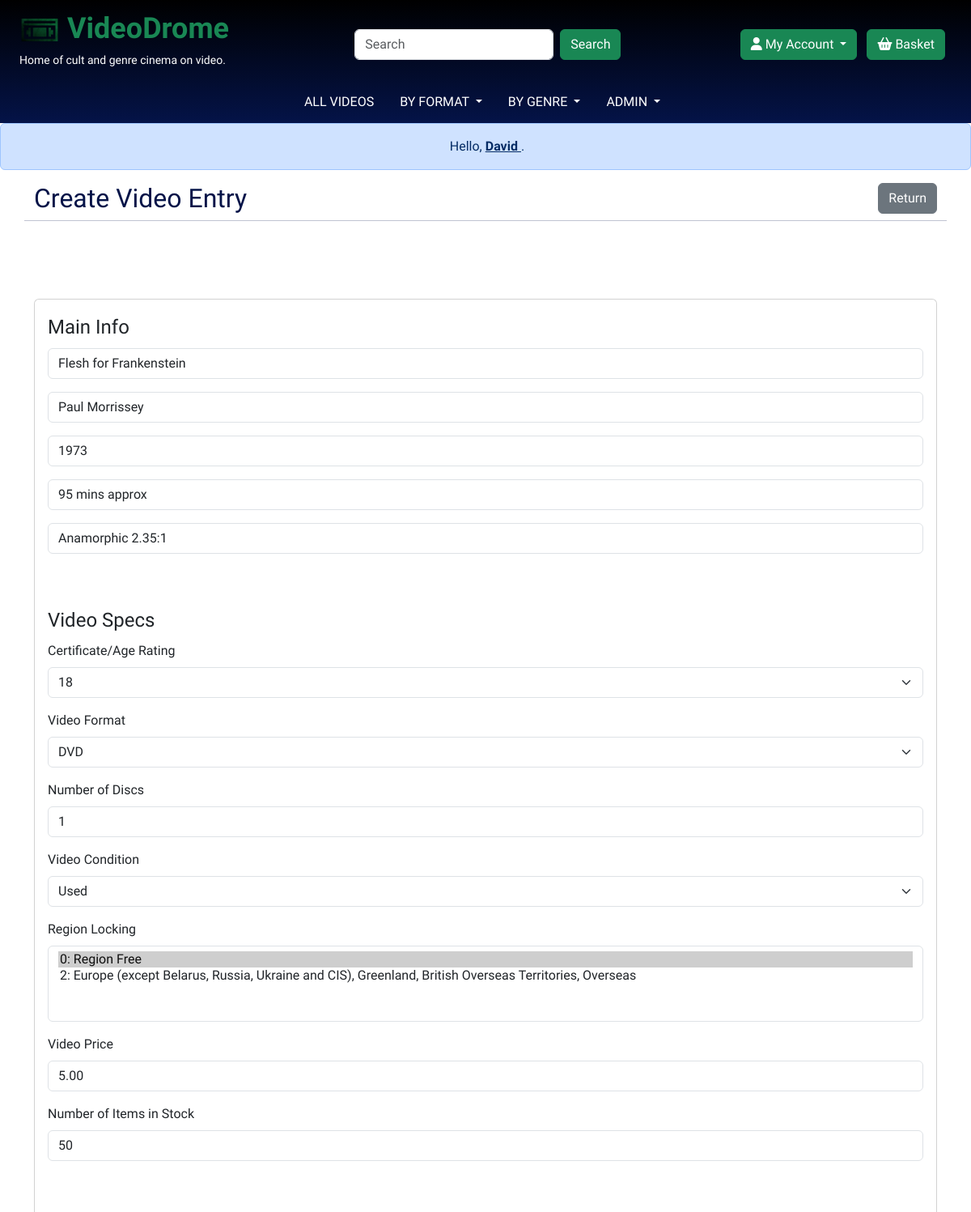
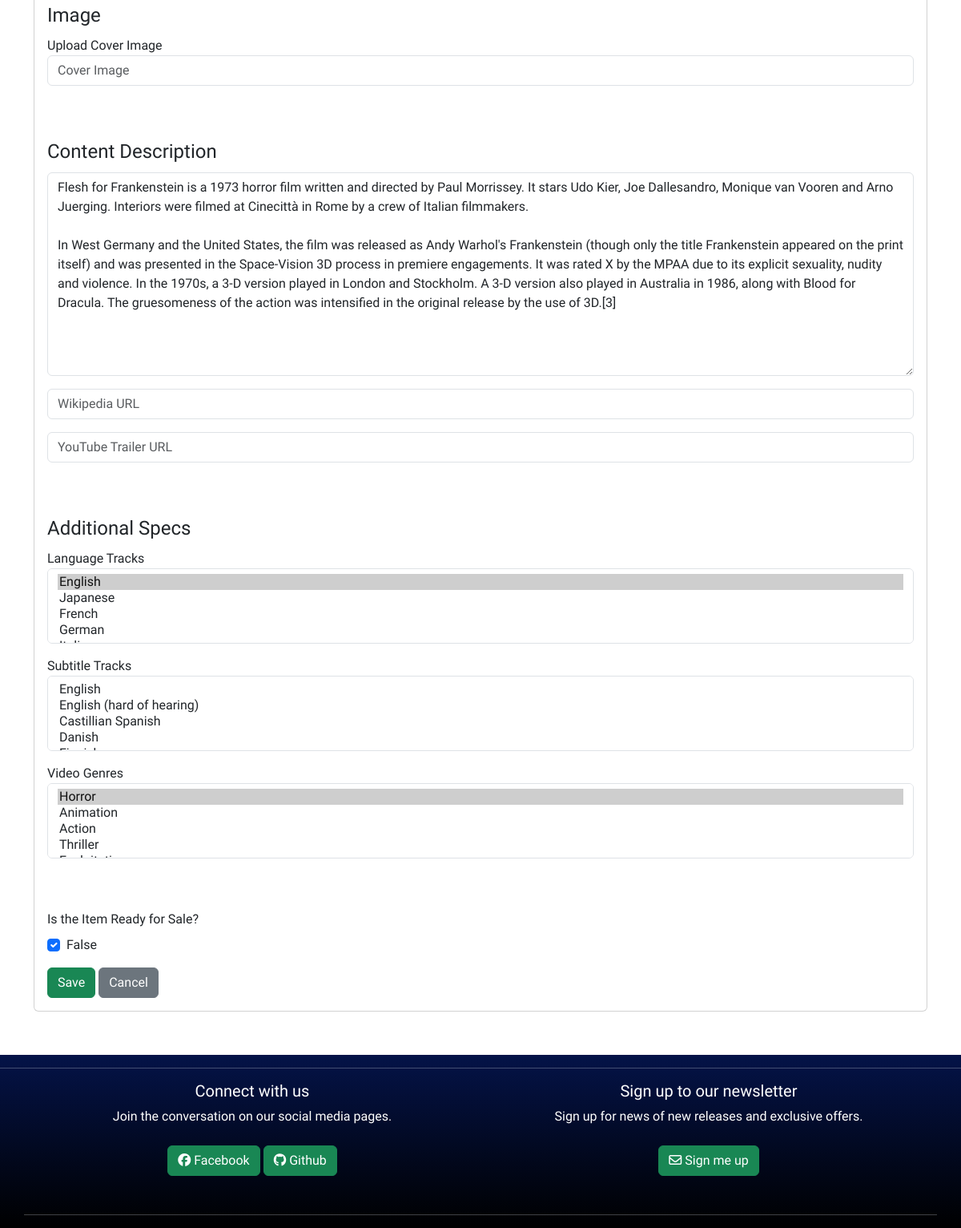
The page /videos/edit/flesh-for-frankenstein-dvd (signed in) on the database its author committed (2 pictures, top to bottom).
### videos/models.py (models this page shows, shortened)
class Video(models.Model):
    CERTIFICATE_CHOICES=[
        ("Not Rated", "Not Rated"),
        ("U", "U"),
        ("PG", "PG"),
        ("12", "12"),
        ("15", "15"),
        ("18", "18"),
    ]
    FORMAT_CHOICES=[
        ("DVD", "DVD"),
        ("Blu-Ray", "Blu-Ray"),
        ("UHD", "UHD"),
        ("Dual Format: Blu-Ray and DVD", "Dual Format: Blu-Ray and DVD"),
        ("Dual Format: UHD and Blu-Ray", "Dual Format: UHD and Blu-Ray"),
    ]
    CONDITION_CHOICES=[
        ("Used", "Used"),
        ("New", "New"),
    ]
    title = models.CharField(max_length=250, unique=True)
    slug = models.SlugField(max_length=250, editable=True)
    director = models.CharField(max_length=250, null=True)
    format = models.CharField(choices=FORMAT_CHOICES, max_length=250, default="DVD", null=False)
    discs = models.IntegerField(default=1, null=False)
    condition = models.CharField(choices=CONDITION_CHOICES, max_length=250, default="Used", null=True)
    price = models.DecimalField(default=0.0, null=False, max_digits=4, decimal_places=2)
    stock = models.IntegerField(default=0, null=False)
    cover = CloudinaryField('video_cover', default='placeholder', null=True, blank=True)
    overview = models.TextField(blank=True)
    overview_source = models.URLField(blank=True, null=True)
    trailer = models.URLField(blank=True, null=True)
    release_year = models.DecimalField(max_digits=4, decimal_places=0, blank=True)
    certificate = models.CharField(choices=CERTIFICATE_CHOICES, max_length=250, default="Not Rated", null=False)
    aspect_ratio = models.CharField(max_length=250, blank=True)
    feature_length = models.CharField(max_length=250, blank=True)
    added = models.DateTimeField(auto_now_add=True)
    on_sale = models.BooleanField(default=False)
    sku = models.CharField(max_length=254, null=True, blank=True)
    languages = models.ManyToManyField(Language, blank=True, related_name='video')
    subtitles = models.ManyToManyField(Subtitle, blank=True, related_name='video')
    region = models.ManyToManyField(Region, blank=True, related_name='video')
    genre = models.ManyToManyField(Genre, blank=True)
    wishlist = models.ManyToManyField(
        User,
        related_name='wishlist',
        blank=True
    )
    rating = models.IntegerField(blank=True, null=True)

class Region(models.Model):
    regioncode = models.CharField(max_length=100, blank=True, null=True, unique=True)
    region = models.CharField(max_length=100, blank=True, null=True)
    def __str__(self):
        if self:
            return f"{self.regioncode}: {self.region}"
        else:
            return "No Information"

### videos/views.py (the view)
# urls.py: path('edit/<slug:slug>', views.update_video, name="update_video"),
def update_video(request, slug):
    edit = get_object_or_404(Video, slug=slug)
    if request.method == "POST":
        video_form = VideoForm(request.POST, request.FILES, instance=edit)
        if video_form.is_valid():
            video = video_form.save(commit=False)
            video.cover = request.FILES.get('cover')
            video.save()
            messages.add_message(request, messages.SUCCESS, f"Video entry updated.")
        else:
            messages.add_message(request, messages.ERROR, f"Entry failed to submit. Please check form.")
    else:
        video_form = VideoForm(instance=edit)
    context = {
        "video_form": video_form,
    }
    return render(request, "videos/update_video.html", context)

### basket/contexts.py (called while the page is built, shortened)
def in_basket(request):
    basket_items = []
    total_basket_cost = 0
    all_item_count = 0
    basket = request.session.get('basket', {})
    context = {
        'basket_items': basket_items,
        'total_basket_cost': total_basket_cost,
        'all_item_count': all_item_count,
    } # Add basket list, total cost of the basket and count of all items in basket to context.
    return context # Make context available to entire app though conxent processor in settings

### videos/contexts.py (called while the page is built)
def genre_list(request):
    genre_list = Genre.objects.all()
    context = {
        'genre_list': genre_list,
    }
    return context

### videos/models.py (called while the page is built)
    def __str__(self):
        return f"{self.language}"

    def __str__(self):
        if self:
            return f"{self.subtitle}"
        else:
            return "No Information"

    def __str__(self):
        if self:
            return f"{self.genre_name}"
        else:
            return "No Information"

### videos/templates/videos/update_video.html (shortened to what this page needs)
{% extends 'base.html' %} {% block content %}
{% load static %}
{% load crispy_forms_tags %}
<div class="container">
    <div class="row mb-5">
        <div class="col-8">
            <h2>Create Video Entry</h2>
        </div>
        <div class="col-4 text-end">
            <a href="{% url 'videos' %}" class="btn btn-secondary">Return</a>
        </div>
        <hr class="mb-5">
    </div>
    <div class="row">
        <div class="col">
            <div class="card">
                <div class="card-body">
                    {% if user.is_authenticated %}
                    <form id="video_form" method="post" enctype="multipart/form-data">
                        <fieldset class="mb-5">
                            <legend>Main Info</legend>
                            {{ video_form.title | as_crispy_field}}
                            {{ video_form.director | as_crispy_field}}
                            {{ video_form.release_year | as_crispy_field}}
                            {{ video_form.feature_length | as_crispy_field}}
                            {{ video_form.aspect_ratio | as_crispy_field}}
                        </fieldset>
                        <fieldset class="mb-5">
                            <legend>Video Specs</legend>
                            <label for="certificate" class="mb-2">Certificate/Age Rating</label>
                            {{ video_form.certificate | as_crispy_field}}
                            <label for="format" class="mb-2">Video Format</label>
                            {{ video_form.format | as_crispy_field}}
                            <label for="discs" class="mb-2">Number of Discs</label>
                            {{ video_form.discs | as_crispy_field}}
                            <label for="condition" class="mb-2">Video Condition</label>
                            {{ video_form.condition | as_crispy_field}}
                            <label for="region" class="mb-2">Region Locking</label>
                            {{ video_form.region | as_crispy_field}}
                            <label for="price" class="mb-2">Video Price</label>
                            {{ video_form.price | as_crispy_field}}
                            <label for="stock" class="mb-2">Number of Items in Stock</label>
                            {{ video_form.stock | as_crispy_field}}
                        </fieldset>
                        <fieldset class="mb-5">
                            <legend>Image</legend>
                            <label for="cover">Upload Cover Image</label>
                            {{ video_form.cover | as_crispy_field}}
                        </fieldset>
                        <fieldset class="mb-5">
                            <legend>Content Description</legend>
                            {{ video_form.overview | as_crispy_field}}
                            {{ video_form.overview_source | as_crispy_field}}
                            {{ video_form.trailer | as_crispy_field}}
                        </fieldset>
                        <fieldset class="mb-5">
                            <legend>Additional Specs</legend>
                            <label for="languages">Language Tracks</label>
                            {{ video_form.languages | as_crispy_field}}
                            <label for="subtitles">Subtitle Tracks</label>
                            {{ video_form.subtitles | as_crispy_field}}
                            <label for="genre">Video Genres</label>
                            {{ video_form.genre | as_crispy_field}}
                        </fieldset>
                        <label for="on_sale" class="mb-2">Is the Item Ready for Sale?</label>
                        {{ video_form.on_sale | as_crispy_field}}
                        <button type="submit" class="btn btn-success">
                            Save
                        </button>
                        <a href="{% url 'videos' %}" class="btn btn-secondary">Cancel</a>
                    </form>
                    {% else %}
                    <div class="alert" role="alert">
                        <i class="fa-solid fa-triangle-exclamation"></i>
                        STAFF ONLY.
                        <p>You need to be signed in as administrator to access this content.</p>
                    </div>
                    {% endif %}
                </div>
            </div>
        </div>
    </div>
</div>
{% endblock %}

### templates/base.html (shortened to what this page needs)
{% load static %}
<!doctype html>
<html lang="en">
  <head>
    {% block external_css %}
    <link href="https://cdn.jsdelivr.net/npm/bootstrap@5.3.3/dist/css/bootstrap.min.css" rel="stylesheet">
    <link href="//cdn-images.mailchimp.com/embedcode/classic-061523.css" rel="stylesheet" type="text/css">
    {% endblock %}
    {% block static_css %}
    <link rel="stylesheet" href="{% static 'css/style.css' %}">
    {% endblock %}
  </head>
  <body class="d-flex flex-column"
  {% if is_index %} style="background-image: url('static/images/videodrome_bg.webp');" {% endif %}>
    {% include 'includes/nav-desktop.html' %}
    <div class="content-block">
      <div class="d-none d-xl-block alert alert-primary text-center " role="alert">
        {% if user.is_authenticated %}
        &nbsp;Hello, <a href="{% url 'customer_info' %}" class="alert-link">
          {% if user.first_name %}
          {{ user.first_name }}
          {% else %}
          {{ user }}
          {% endif %}
        </a>.
        {% else %}
        &nbsp;Hello, log in or register to access more of our features.
        {% endif %}
      </div>
      <div class="mt-2">
        {% block content %}
        {% endblock content %}
      </div>
    </div>
    {% include 'includes/footer.html' %}
  </body>
</html>

### static/css/style.css (style rules this page uses)
body { min-height: 100vh; background-color: #ffffff; color: #041348; font-family: "Orbitron", sans-serif; font-optical-sizing: auto; font-weight: 400; font-style: normal; font-size: 1rem; background-repeat: no-repeat; background-attachment: fixed; background-position: right -300px top 0; background-size: cover; }
.content-block { margin-top: 54px; min-height: 75vh; margin-bottom: 54px; }
@media (min-width: 768px) { body { background-position: right 0px; } }
@media (min-width: 1200px) { .content-block { margin-top: 152px; } }

### rows shown on the page
Video: title "Flesh for Frankenstein", director "Paul Morrissey", release_year "1973", feature_length "95 mins approx", aspect_ratio "Anamorphic 2.35:1", certificate "18", format "DVD", discs "1", condition "Used", price "5.00", stock "50", overview "Flesh for Frankenstein is a 1973 horror film written and directed by Paul Morrissey. It stars Udo Kier, Joe Dallesandro, Monique van Vooren and Arno Juerging. Interiors were filmed at Cinecittà in Rome by a crew of Italian filmmakers. In West Germany and the United States, the film was released as Andy Warhol's Frankenstein (though only the title Frankenstein appeared on the print itself) and was presented in the Space-Vision 3D process in premiere engagements. It was rated X by the MPAA due to its explicit sexuality, nudity and violence. In the 1970s, a 3-D version played in London and Stockholm. A 3-D version also played in Australia in 1986, along with Blood for Dracula. The gruesomeness…", on_sale "☑"
Region: region "0: Region Free ☑ / 2: Europe (except Belarus, Russia, Ukraine and CIS), Greenland, British Overseas Territories, Overseas"

### other values the page prints
{{ user.first_name }} "David"
